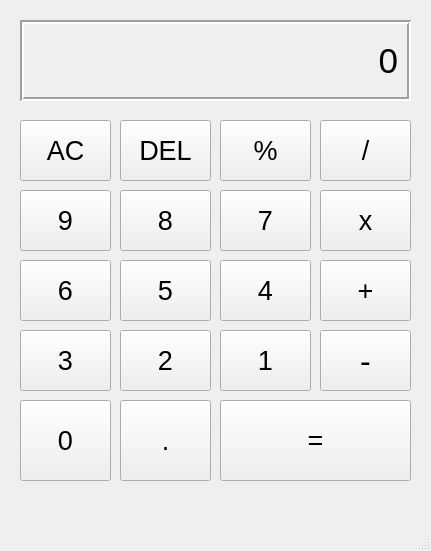
<?xml version="1.0" encoding="UTF-8"?>
<ui version="4.0">
 <class>MainWindow</class>
 <widget class="QMainWindow" name="MainWindow">
  <property name="geometry">
   <rect>
    <x>0</x>
    <y>0</y>
    <width>431</width>
    <height>551</height>
   </rect>
  </property>
  <property name="windowTitle">
   <string>Basic Calculator</string>
  </property>
  <property name="unifiedTitleAndToolBarOnMac">
   <bool>false</bool>
  </property>
  <widget class="QWidget" name="centralwidget">
   <widget class="QLabel" name="display_box">
    <property name="geometry">
     <rect>
      <x>20</x>
      <y>20</y>
      <width>391</width>
      <height>81</height>
     </rect>
    </property>
    <property name="font">
     <font>
      <pointsize>26</pointsize>
     </font>
    </property>
    <property name="frameShape">
     <enum>QFrame::Box</enum>
    </property>
    <property name="frameShadow">
     <enum>QFrame::Sunken</enum>
    </property>
    <property name="lineWidth">
     <number>2</number>
    </property>
    <property name="text">
     <string>0</string>
    </property>
    <property name="alignment">
     <set>Qt::AlignRight|Qt::AlignTrailing|Qt::AlignVCenter</set>
    </property>
    <property name="margin">
     <number>12</number>
    </property>
   </widget>
   <widget class="QPushButton" name="ac_btn">
    <property name="geometry">
     <rect>
      <x>20</x>
      <y>120</y>
      <width>91</width>
      <height>61</height>
     </rect>
    </property>
    <property name="font">
     <font>
      <pointsize>20</pointsize>
     </font>
    </property>
    <property name="text">
     <string>AC</string>
    </property>
   </widget>
   <widget class="QPushButton" name="del_btn">
    <property name="geometry">
     <rect>
      <x>120</x>
      <y>120</y>
      <width>91</width>
      <height>61</height>
     </rect>
    </property>
    <property name="font">
     <font>
      <pointsize>20</pointsize>
     </font>
    </property>
    <property name="text">
     <string>DEL</string>
    </property>
   </widget>
   <widget class="QPushButton" name="modulud_btn">
    <property name="geometry">
     <rect>
      <x>220</x>
      <y>120</y>
      <width>91</width>
      <height>61</height>
     </rect>
    </property>
    <property name="font">
     <font>
      <pointsize>20</pointsize>
     </font>
    </property>
    <property name="text">
     <string>%</string>
    </property>
   </widget>
   <widget class="QPushButton" name="divide_btn">
    <property name="geometry">
     <rect>
      <x>320</x>
      <y>120</y>
      <width>91</width>
      <height>61</height>
     </rect>
    </property>
    <property name="font">
     <font>
      <pointsize>20</pointsize>
     </font>
    </property>
    <property name="text">
     <string>/</string>
    </property>
   </widget>
   <widget class="QPushButton" name="num8_btn">
    <property name="geometry">
     <rect>
      <x>120</x>
      <y>190</y>
      <width>91</width>
      <height>61</height>
     </rect>
    </property>
    <property name="font">
     <font>
      <pointsize>20</pointsize>
     </font>
    </property>
    <property name="text">
     <string>8</string>
    </property>
   </widget>
   <widget class="QPushButton" name="num9_btn">
    <property name="geometry">
     <rect>
      <x>20</x>
      <y>190</y>
      <width>91</width>
      <height>61</height>
     </rect>
    </property>
    <property name="font">
     <font>
      <pointsize>20</pointsize>
     </font>
    </property>
    <property name="text">
     <string>9</string>
    </property>
   </widget>
   <widget class="QPushButton" name="multiply_btn">
    <property name="geometry">
     <rect>
      <x>320</x>
      <y>190</y>
      <width>91</width>
      <height>61</height>
     </rect>
    </property>
    <property name="font">
     <font>
      <pointsize>20</pointsize>
     </font>
    </property>
    <property name="text">
     <string>x</string>
    </property>
   </widget>
   <widget class="QPushButton" name="num7_btn">
    <property name="geometry">
     <rect>
      <x>220</x>
      <y>190</y>
      <width>91</width>
      <height>61</height>
     </rect>
    </property>
    <property name="font">
     <font>
      <pointsize>20</pointsize>
     </font>
    </property>
    <property name="text">
     <string>7</string>
    </property>
   </widget>
   <widget class="QPushButton" name="num5_btn">
    <property name="geometry">
     <rect>
      <x>120</x>
      <y>260</y>
      <width>91</width>
      <height>61</height>
     </rect>
    </property>
    <property name="font">
     <font>
      <pointsize>20</pointsize>
     </font>
    </property>
    <property name="text">
     <string>5</string>
    </property>
   </widget>
   <widget class="QPushButton" name="num6_btn">
    <property name="geometry">
     <rect>
      <x>20</x>
      <y>260</y>
      <width>91</width>
      <height>61</height>
     </rect>
    </property>
    <property name="font">
     <font>
      <pointsize>20</pointsize>
     </font>
    </property>
    <property name="text">
     <string>6</string>
    </property>
   </widget>
   <widget class="QPushButton" name="add_btn">
    <property name="geometry">
     <rect>
      <x>320</x>
      <y>260</y>
      <width>91</width>
      <height>61</height>
     </rect>
    </property>
    <property name="font">
     <font>
      <pointsize>20</pointsize>
     </font>
    </property>
    <property name="text">
     <string>+</string>
    </property>
   </widget>
   <widget class="QPushButton" name="num4_btn">
    <property name="geometry">
     <rect>
      <x>220</x>
      <y>260</y>
      <width>91</width>
      <height>61</height>
     </rect>
    </property>
    <property name="font">
     <font>
      <pointsize>20</pointsize>
     </font>
    </property>
    <property name="text">
     <string>4</string>
    </property>
   </widget>
   <widget class="QPushButton" name="num2_btn">
    <property name="geometry">
     <rect>
      <x>120</x>
      <y>330</y>
      <width>91</width>
      <height>61</height>
     </rect>
    </property>
    <property name="font">
     <font>
      <pointsize>20</pointsize>
     </font>
    </property>
    <property name="text">
     <string>2</string>
    </property>
   </widget>
   <widget class="QPushButton" name="num3_btn">
    <property name="geometry">
     <rect>
      <x>20</x>
      <y>330</y>
      <width>91</width>
      <height>61</height>
     </rect>
    </property>
    <property name="font">
     <font>
      <pointsize>20</pointsize>
     </font>
    </property>
    <property name="text">
     <string>3</string>
    </property>
   </widget>
   <widget class="QPushButton" name="substract_btn">
    <property name="geometry">
     <rect>
      <x>320</x>
      <y>330</y>
      <width>91</width>
      <height>61</height>
     </rect>
    </property>
    <property name="font">
     <font>
      <pointsize>24</pointsize>
     </font>
    </property>
    <property name="text">
     <string>-</string>
    </property>
   </widget>
   <widget class="QPushButton" name="num1_btn">
    <property name="geometry">
     <rect>
      <x>220</x>
      <y>330</y>
      <width>91</width>
      <height>61</height>
     </rect>
    </property>
    <property name="font">
     <font>
      <pointsize>20</pointsize>
     </font>
    </property>
    <property name="text">
     <string>1</string>
    </property>
   </widget>
   <widget class="QPushButton" name="dot_btn">
    <property name="geometry">
     <rect>
      <x>120</x>
      <y>400</y>
      <width>91</width>
      <height>81</height>
     </rect>
    </property>
    <property name="font">
     <font>
      <pointsize>20</pointsize>
     </font>
    </property>
    <property name="text">
     <string>.</string>
    </property>
   </widget>
   <widget class="QPushButton" name="num0_btn">
    <property name="geometry">
     <rect>
      <x>20</x>
      <y>400</y>
      <width>91</width>
      <height>81</height>
     </rect>
    </property>
    <property name="font">
     <font>
      <pointsize>20</pointsize>
     </font>
    </property>
    <property name="text">
     <string>0</string>
    </property>
   </widget>
   <widget class="QPushButton" name="result_btn">
    <property name="geometry">
     <rect>
      <x>220</x>
      <y>400</y>
      <width>191</width>
      <height>81</height>
     </rect>
    </property>
    <property name="font">
     <font>
      <pointsize>20</pointsize>
     </font>
    </property>
    <property name="text">
     <string>=</string>
    </property>
   </widget>
  </widget>
  <widget class="QMenuBar" name="menubar">
   <property name="geometry">
    <rect>
     <x>0</x>
     <y>0</y>
     <width>431</width>
     <height>26</height>
    </rect>
   </property>
  </widget>
  <widget class="QStatusBar" name="statusbar"/>
 </widget>
 <resources/>
 <connections/>
</ui>
